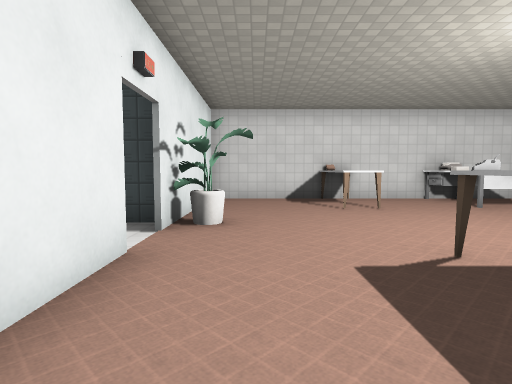
View 1 (above)

12 first-person views from a walk through a Godot game level. The camera is 1.2 m above the floor, tilts 4° down and sees 80° across. The floor is counted in squares, 1.31 m on a side. Each view is taken from the middle of a square. On the plan, view 1 faces up. The plan holds only what a view shows up to about 12 squares ahead; the rest is blank. Door leaves are left out where a doorway can be walked through. Surface patterns are stand-ins for the level's own textures.

View 2
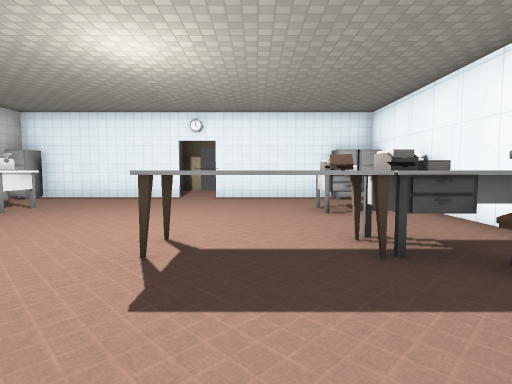

View 3
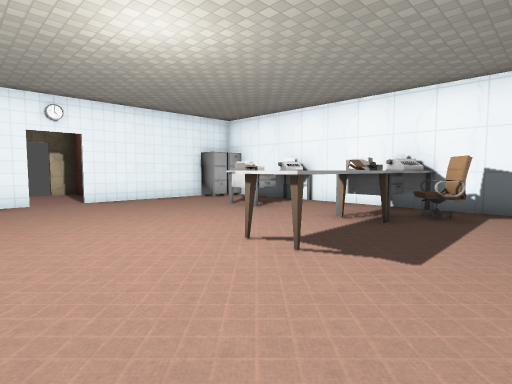

View 4
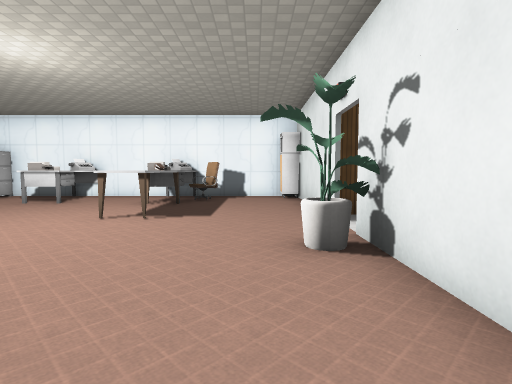

View 5
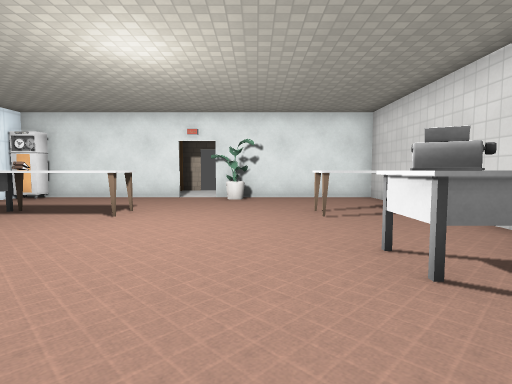

View 6
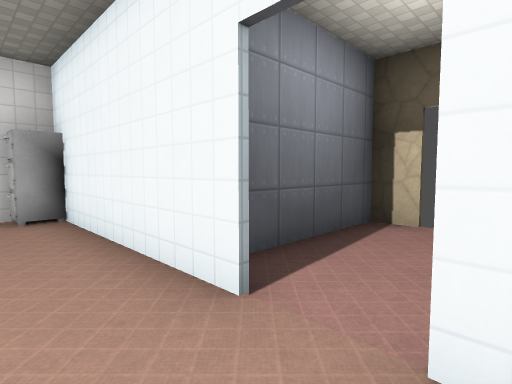

View 7
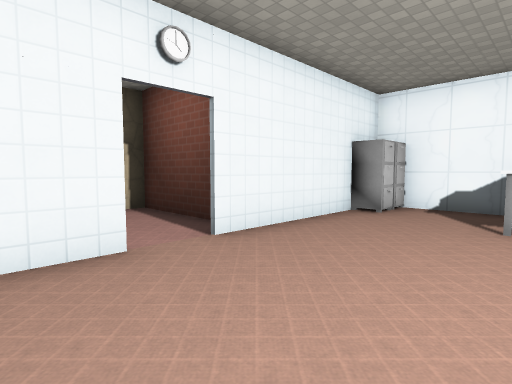

View 8
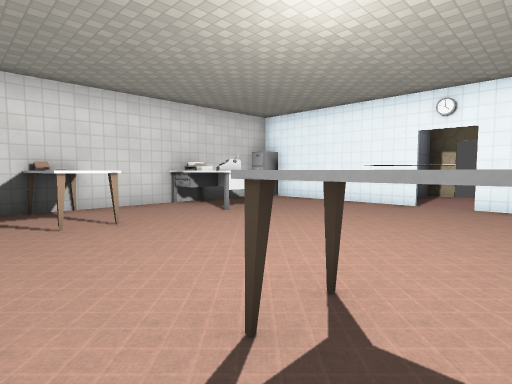

View 9
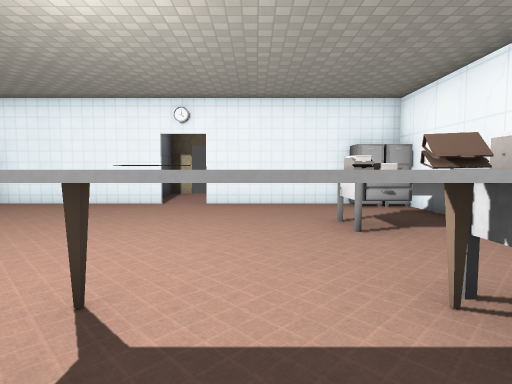

View 10
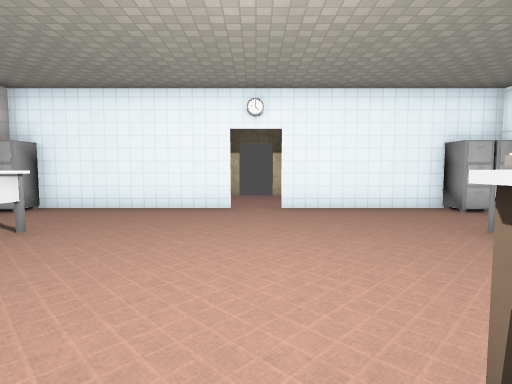

View 11
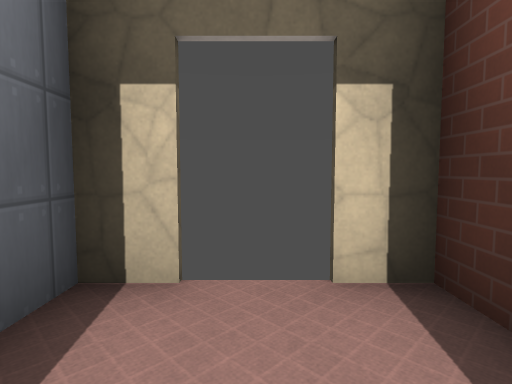

View 12
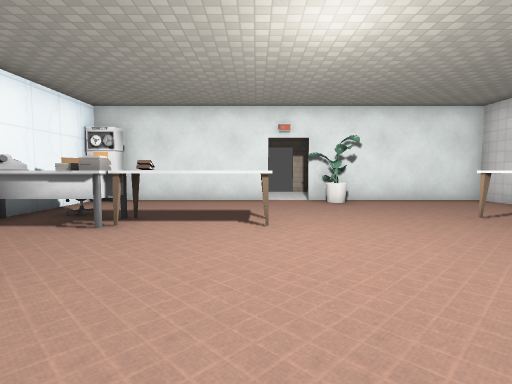

### Floor plan
Points are (right, up) in squares from view 1. A wall is a line through its corners. A room is listed if a view was taken in it or the views show most of it. See-through windows are left out.
Room 1 (views 1, 2, 3, 4, 5, 6, 7, 8, 9, 10, 12)
walls: (2.6, 0.5) (3.2, 0.5) (3.2, -1.1); (5.9, 7.5) (6.2, 7.9); (2.5, 0) (3, 0); (6, 0.1) (6.5, 0.1); (5.9, -0.1) (6.5, -0.1) (6.5, 0.6); (2.6, -0.3) (2.6, 0.4) (3.2, 0.5); (5.5, -0.4) (5.5, 0.5) (6.6, 0.5); (6.4, 8.1) (6, 7.5) (5.5, 7.8); (6.5, 8.1) (6.5, 7.5) (5.5, 7.5) (5.5, 10); (6, -0.4) (5.9, 0.4) (6.3, 0.4); (6, 9) (6, 9.8); (-1.4, 3.5) (-1.4, -1.4); (9.4, 4.5) (9.4, 9.4); (6.5, 9) (5.5, 9); (5.5, -1.6) (5.8, -1.1); (2.4, -1.7) (2.7, -1.2) (3.1, -1.5) (3.1, -1); (5.7, -1.7) (6, -1.2) (6.3, -1.4); (6.4, 9.5) (5.9, 9.5); (6.5, -2) (6.5, -0.8); (9.4, -0.6) (9.4, 3.4); (8.5, 9.9) (-1.4, 9.9) (-1.4, 4.6); (-1.5, -1.1) (-0.9, -1.1) (-0.9, -2) (8.9, -2)
ways out: open door at (9.5, 4) to room 2; open door at (-1.5, 4)
objects: plant (-1, 5); chair (1, -1) to (2, 0); table (2, 1) to (3, 3); table (2, 8) to (3, 9); other object (9, -1); other object (9, 10)
Room 2 (view 11)
walls: (13.4, 4.5) (13.4, 5.4) (10.3, 5.4); (10.6, 2.5) (13.4, 2.5) (13.4, 3.4)
ways out: open door at (9.5, 4) to room 1; open door at (13.5, 4)

Where each view was taken, in squares from view 1:
view 1: 0 up, 0 right, facing up
view 2: 2 up, 1 left, facing right
view 3: 6 up, 0 right, facing down-right
view 4: 9 up, 0 right, facing down
view 5: 6 up, 9 right, facing left
view 6: 3 up, 8 right, facing up-right
view 7: 6 up, 6 right, facing down-right
view 8: 2 up, 1 right, facing up-right
view 9: 2 up, 1 right, facing right
view 10: 4 up, 2 right, facing right
view 11: 4 up, 11 right, facing right
view 12: 3 up, 8 right, facing left
